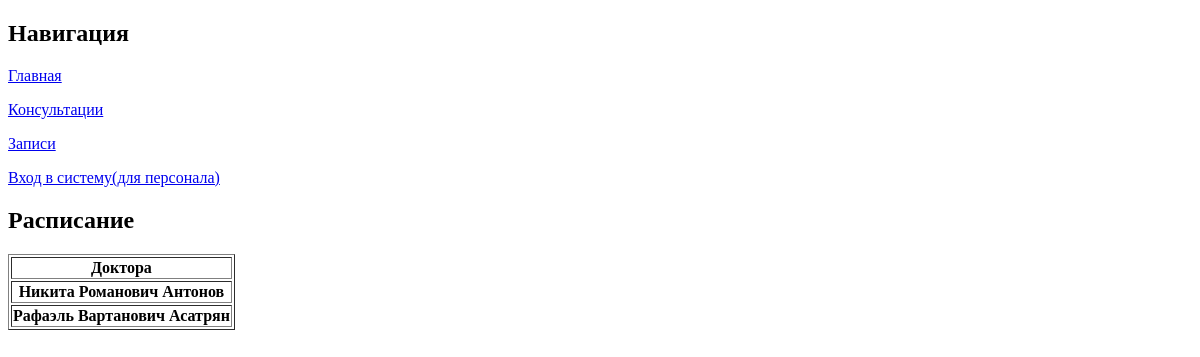
Before: /departments/1/1/schedule with the older database file.
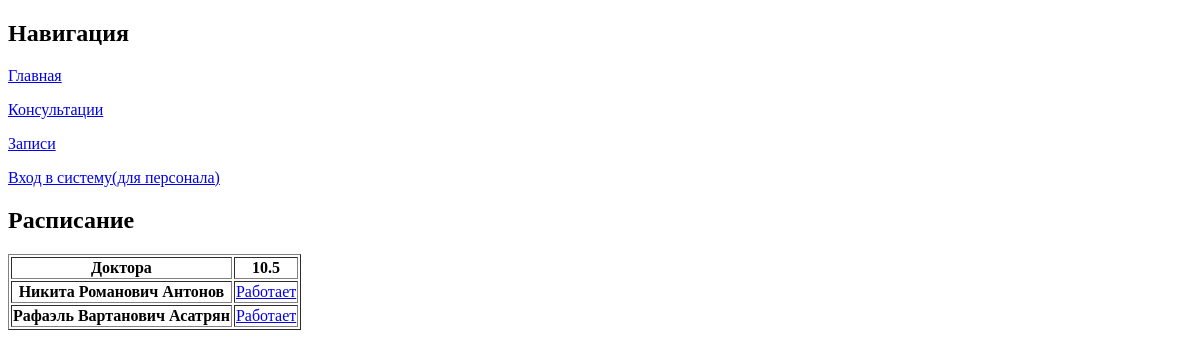
After: the same page with the newer database file.
### model.py (models this page shows)
class ScheduleRecord(db.Model):
    __tablename__='chedule_records'
    id = db.Column(db.Integer, primary_key = True)
    doctor_id = db.Column(db.Integer, db.ForeignKey('doctors.id'),nullable=False)
    doctor = db.relationship('Doctor', backref=db.backref('schedules', lazy=True))
    date = db.Column(db.Date,nullable=False)
    status = db.Column(db.String(40), nullable=False)
    unique_status = db.UniqueConstraint('doctor_id','date')

### app.py (the view)
@app.route('/departments/<int:department_id>/<int:consultation_id>/schedule')
def show_timetable(department_id, consultation_id):
    schedule_records = get_schedule_records(department_id)
    doctors = get_doctors(department_id)
    dates = get_nearest_dates()
    return render_template('department_schedule.html', consult_id=consultation_id, doctors=doctors, dates=dates,
                           records=schedule_records, day_c=len(dates), doc_c=len(doctors))

### functions.py (called while the page is built)
def get_nearest_dates():
    cur_date = datetime.now().date()
    cur_time = datetime.now().time()
    date_limit = date.fromordinal(cur_date.toordinal() + 7)
    dates = db.session.query(ScheduleRecord.date).filter(ScheduleRecord.date >= cur_date,
                                                         ScheduleRecord.date < date_limit).group_by(ScheduleRecord.date)
    return dates.all()

def get_doctors(depart_id):
    query_1 = db.session.query(Doctor).filter(Doctor.department_id == depart_id)
    return query_1.all()

### templates/department_schedule.html (shortened to what this page needs)
<!DOCTYPE html>
<html lang="en">
<head>
</head>
<body>
<div>
    {% include '_menu.html' %}
    <h2>Расписание</h2>
    <table border="1">
        <tr>
            <th>Доктора</th>
            {% for date in dates %}
            <th>{{ date.date.month }}.{{ date.date.day }}</th>
            {% endfor %}
        </tr>
        {% for doc_i in range(doc_c) %}
        <tr>
            <th>{{doctors[doc_i].first_name}} {{doctors[doc_i].middle_name}} {{doctors[doc_i].surname}}</th>
            {% for date in dates %}
            <td>
                {% if records[doctors[doc_i].id].get(date.date.toordinal()) %}
                <a href="{{url_for('show_day_schedule', consultation_id=consult_id,
                 schedule_record_id = records[doctors[doc_i].id][date.date.toordinal()].id,
                 doctor_id = records[doctors[doc_i].id][date.date.toordinal()].doctor_id )}}">
                    {{ records[doctors[doc_i].id][date.date.toordinal()].status }}
                </a>
                {% else %}
                <a> ___ </a>
                {% endif %}
            </td>
            {% endfor %}
        </tr>
        {% endfor %}
    </table>
</div>
</body>
</html>

Changed rows visible on the page:
added ScheduleRecord: status "Работает"
added ScheduleRecord: status "Работает"
Other visible differences:
new list line: "10 . 5"
